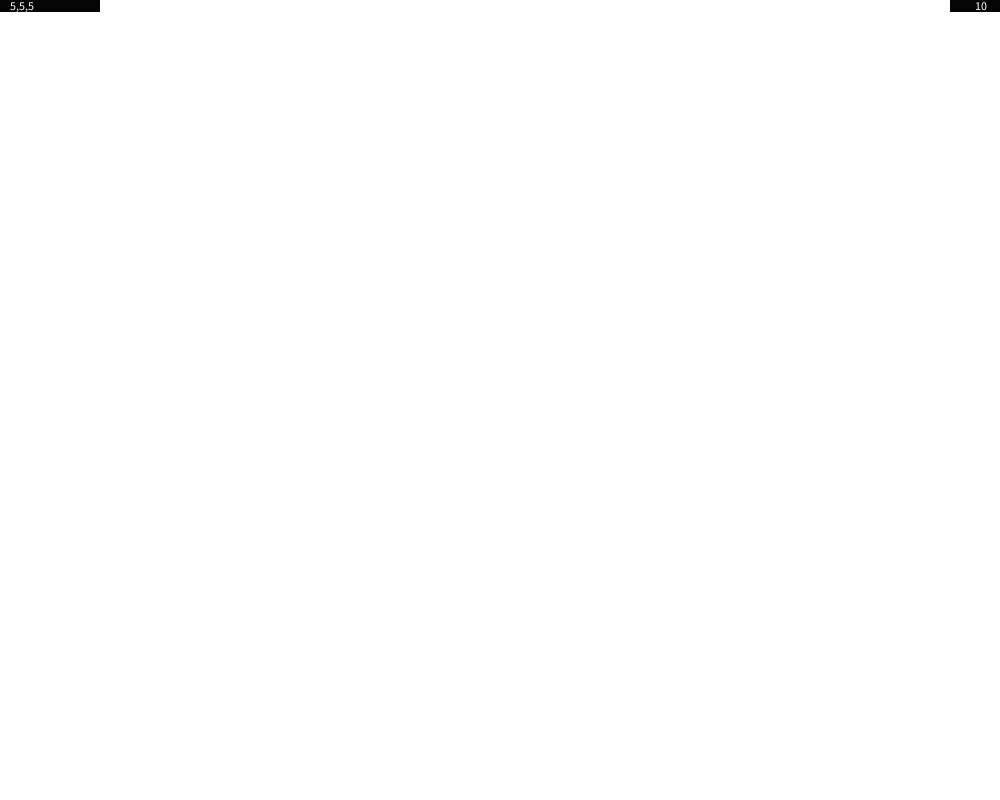
Frame 1 (no input)
Frame 60 (the mouse pressed at the canvas centre just before this capture): identical to frame 1, image omitted
Frame 120 (the mouse held since frame 60 and released just before this capture): identical to frame 1, image omitted

The Processing sketch that drew this single still picture (run headless with seeded random() and noise(); from frame 60 on, the mouse is pressed at the canvas centre):

// Processing sketch: Drawing_Program
// ── Drawing_Program.pde
int r = 5, g = 5, b = 5;
void setup(){
  size(1000, 800);
  background(255);
}

void draw(){
  fill(r, g, b);
  noStroke();
  rect(0, 0, 100, 12);
  rect(width, 0, -50, 12);
  fill(255);
  text((r + "," + g + "," + b), 10, 10);
  text(sw, width - 25, 10);
  while(key == 'r'){
    r++;
    key = ' ';
      if(r > 255){
      r = 0;
    }
  }
  while(key == 'g'){
    g++;
    key = ' ';
    if(g > 255){
      g = 0;
    }
  }
  while(key == 'b'){
    b++;
    key = ' ';
    if(b > 255){
      b = 0;
    }
  }
   while(key == 'w'){
    sw++;
    key = ' ';
    if(sw > 255){
      sw = 0;
    }
   }
    while(key == 's'){
   
      
      sw = sw - 1;
    key = ' ';
    if(sw < 0){
      sw = 0;
    }
  }
}


void mouseClicked(){
    background(0);
    if(mouseButton == RIGHT) {
    background(255); 
   }
}

int sw = 10;

void mouseDragged() {
 if(mouseButton == LEFT) {
   strokeWeight(sw);
   stroke(r,g,b);
   line(pmouseX,pmouseY,mouseX,mouseY);
 }
}

//void keyPressed(){
  //if(key == 'r'){
    //r++;
    //if(r > 255){
      //r = 0;
    //}
  //}  
//}
